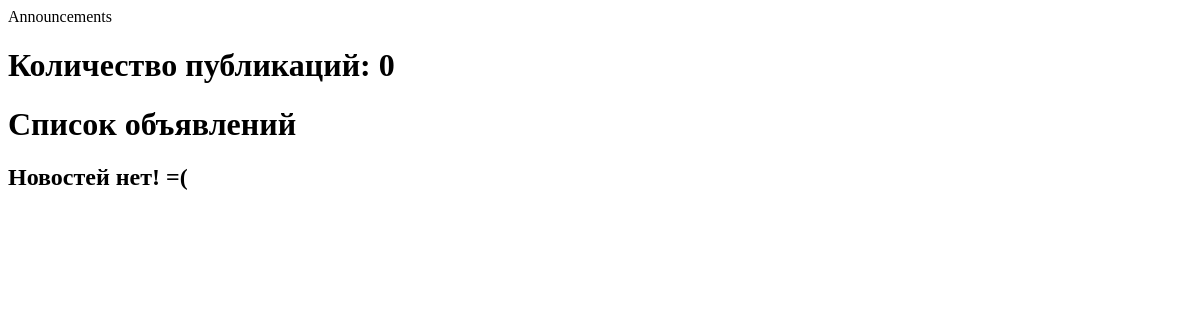
Before: /portal/announcements/ with the older database file.
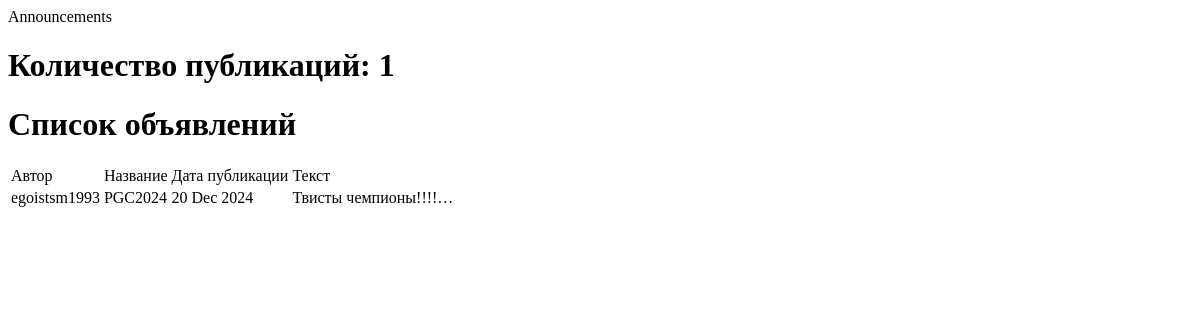
After: the same page with the newer database file.
### portal/models.py (models this page shows, shortened)
class Announcement(models.Model):
    author = models.ForeignKey(User, on_delete=models.CASCADE)
    text = models.TextField()
    title = models.CharField(max_length=250)
    category = models.ManyToManyField(CategoryRole, through='AnnouncementCategory')
    time_public = models.DateTimeField(auto_now_add=True)

class User(AbstractUser):
    code = models.CharField(max_length=15, blank=True, null=True)

### portal/views.py (the view)
# urls.py: path('announcements/', AnnouncementsList.as_view(), name='announcements'),
class AnnouncementsList(ListView):
    model = Announcement
    ordering = '-time_public'
    context_object_name = 'announcements'
    template_name = 'portal/announcements.html'

### templates/portal/announcements.html (shortened to what this page needs)
{% load i18n %}
{% block content %}
    <h1>{% trans "Количество публикаций" %}: {{ announcements|length }} </h1>
    <h1>{% trans "Список объявлений" %}</h1>
        {% if announcements %}
        <table>
            <tr>
                <td>{% trans "Автор" %}</td>
                <td>{% trans "Название" %}</td>
                <td>{% trans "Дата публикации" %}</td>
                <td>{% trans "Текст" %}</td>
            </tr>
            {% for announcement in announcements %}
            <tr>
                <td>{{ announcement.author }}</td>
                <td>{{ announcement.title }}</td>
                <td>{{ announcement.time_public|date:'d M Y' }}</td>
                <td>{{ announcement.text|truncatechars:20 }}</td>
            </tr>
            {% endfor %}
        </table>
        {% else %}
        <h2>{% trans "Новостей нет! =(" %} </h2>
        {% endif %}
{% endblock %}

Changed rows visible on the page:
added Announcement: author "egoistsm1993", title "PGC2024", time_public "20 Dec 2024", text "Твисты чемпионы!!!!…"
Other visible differences:
{{ announcements|length }}: "0" → "1"
text no longer shown: "Новостей нет! =("
text now shown: "Автор Название Дата публикации Текст"
